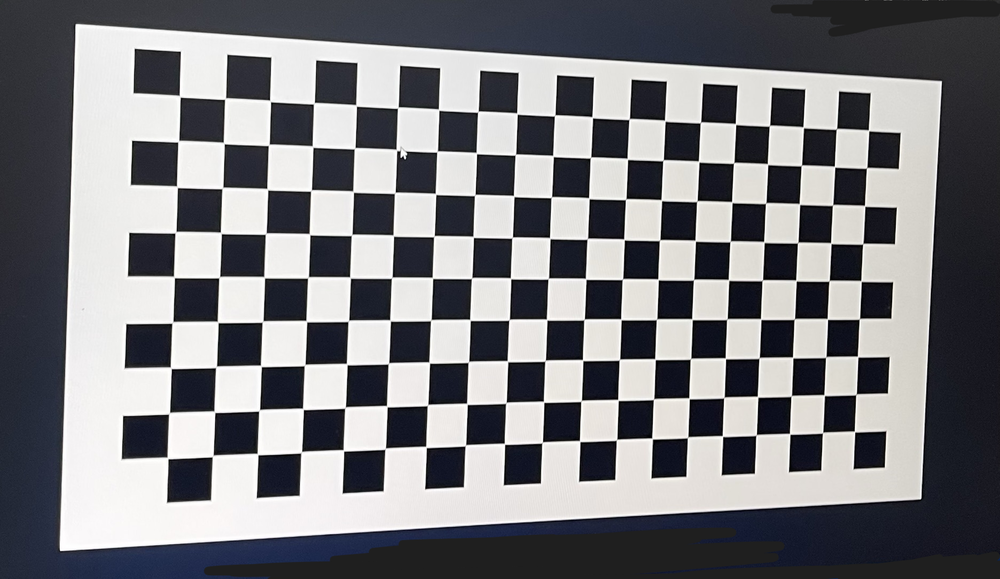
%> input picture SquareOrientation/square (1).png, 1000 x 579 px, shrunk from 1872 x 1083 before the run
$ octave SquareOrientation.m   (GNU Octave 9; MATLAB toolbox functions it lacks are replaced by stand-ins)
%> lines starting %> are read from the running program, lines starting %| are printed output that depends on the picture
clc;
clf;

I = imread('square (1).png');
%> I is the input picture: size 579x1000x3 uint8; mean R, G, B 122.7, 123, 126.7
I = rgb2gray(I);
%> I: size 579x1000 uint8

% Detect Harris corner points
cornerPoints1 = detectHarrisFeatures(I);
%> cornerPoints1 = 396 points; strongest (x, y): (405, 158), (727, 360), (829, 321), (724, 438), (660, 282)
locations = cornerPoints1.Location;
%> locations = 396 rows, first 12: [62 551; 77 26; 123 459; 125 418; 126 368; 128 326; 130 276; 131 234; 133 184; 134 142; 135 93; 136 50]

% Sort by y-value
[~, sortedIndices] = sort(locations(:, 2));
%> sortedIndices = 396 values, max 396 at index 16, min 1 at index 396, mean 198.5

% Take top and bottom subsets
numPoints = size(locations, 1);
%> numPoints = 396
topSubset = sortedIndices(1:round(0.05 * numPoints));
%> topSubset = 20 values, max 396 at index 16, min 2 at index 1, mean 183.2
bottomSubset = sortedIndices(end-round(0.05 * numPoints)+1:end);
%> bottomSubset = 20 values, max 395 at index 17, min 1 at index 20, mean 185.6

% Determine top-left, top-right, bottom-left, bottom-right
[~, idxTopLeft] = min(locations(topSubset, 1));
%> idxTopLeft = 1
[~, idxTopRight] = max(locations(topSubset, 1));
%> idxTopRight = 16
[~, idxBottomLeft] = min(locations(bottomSubset, 1));
%> idxBottomLeft = 20
[~, idxBottomRight] = max(locations(bottomSubset, 1));
%> idxBottomRight = 17

topLeft = locations(topSubset(idxTopLeft), :);
%> topLeft = [77 26]
topRight = locations(topSubset(idxTopRight), :);
%> topRight = [941 83]
bottomLeft = locations(bottomSubset(idxBottomLeft), :);
%> bottomLeft = [62 551]
bottomRight = locations(bottomSubset(idxBottomRight), :);
%> bottomRight = [921 499]

% Display the image and detected corners
subplot(1,2,1);
imshow(I);
hold on;
plot(cornerPoints1);
plot(topLeft(1), topLeft(2), 'ro');
plot(topRight(1), topRight(2), 'ro');
plot(bottomLeft(1), bottomLeft(2), 'ro');
plot(bottomRight(1), bottomRight(2), 'ro');


% Calculate orientation based on the top line
dy = topRight(2) - topLeft(2);
%> dy = 57
dx = topRight(1) - topLeft(1);
%> dx = 864
angleRadians = atan2(dy, dx);
%> angleRadians = 0.0659
angleDegrees = rad2deg(angleRadians);
%> angleDegrees = 3.77
rotationAngle = angleDegrees;
%> rotationAngle = 3.77
correctedImage = imrotate(I, rotationAngle, 'bicubic', 'crop');
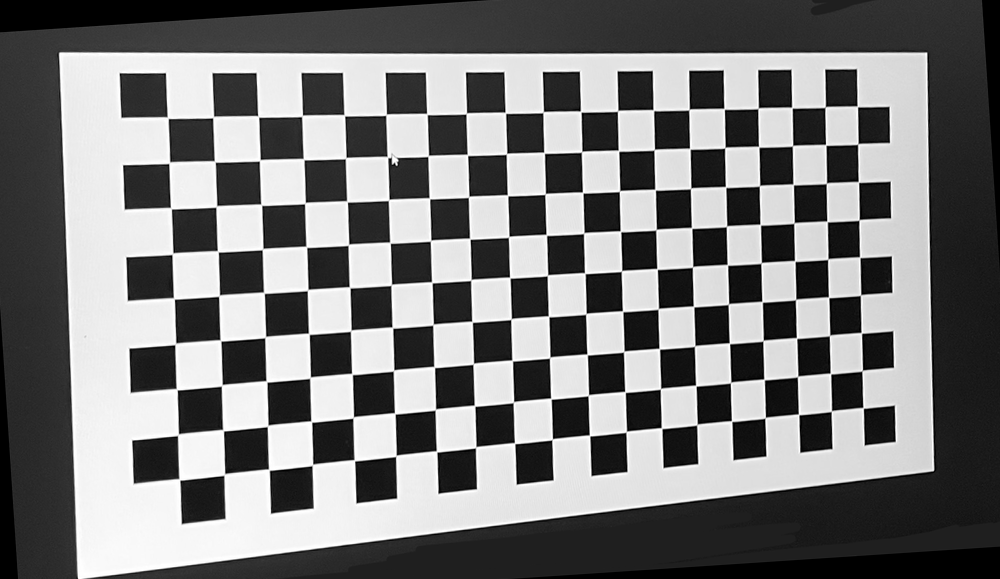
%> correctedImage: size 579x1000 uint8; min 0, max 255, mean 121.9

title('Original Image');
hold on;

subplot(1,2,2);
imshow(correctedImage);
title('Corrected Image');
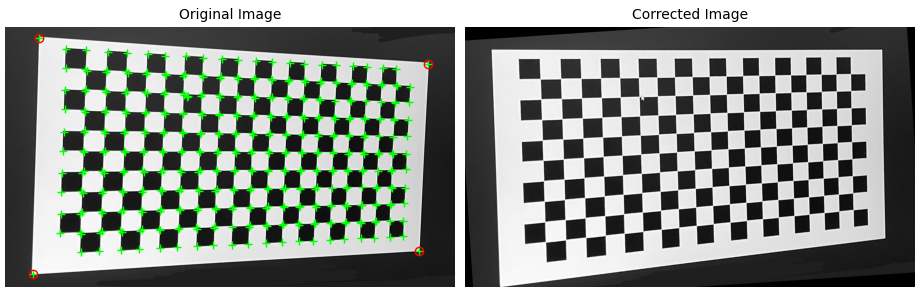
%> figure redrawn from the program's plot data, 2 panels


%% detect QR code in simulation


ipAddress = '127.0.0.1';
rosshutdown;
%> (this line was passed over: rosshutdown is not available in this run)
% rosinit(ipAddress);
rosinit;
%> (this line was passed over: rosinit is not available in this run)
%> (the run ends here)
